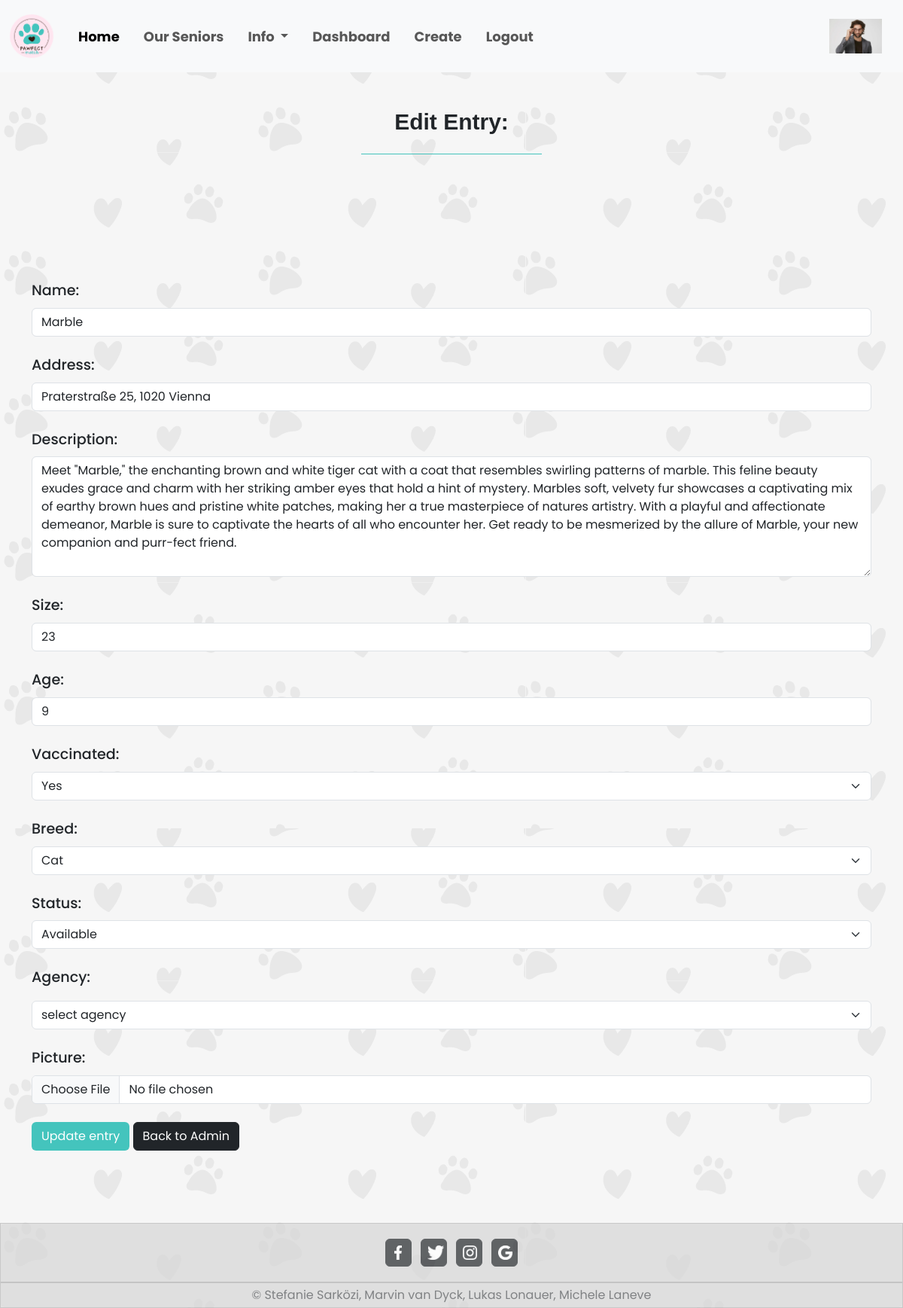
/Project_Week_BE/php/edit.php?x=1 (signed in), run on the app's committed database.
### tables this page shows
CREATE TABLE `users` (
  `id` int(11) NOT NULL,
  `first_name` varchar(40) NOT NULL,
  `last_name` varchar(40) NOT NULL,
  `password` varchar(255) NOT NULL,
  `address` varchar(80) NOT NULL,
  `phone` int(15) NOT NULL,
  `email` varchar(50) NOT NULL,
  `picture` varchar(100) DEFAULT NULL,
  `status` varchar(10) NOT NULL DEFAULT 'user'
);

CREATE TABLE `animals` (
  `id` int(11) NOT NULL,
  `name` varchar(30) NOT NULL,
  `picture` varchar(100) DEFAULT NULL,
  `address` varchar(60) NOT NULL,
  `description` varchar(10000) NOT NULL,
  `size` varchar(20) NOT NULL,
  `age` varchar(30) NOT NULL,
  `vaccinated` varchar(3) NOT NULL,
  `breed` varchar(30) NOT NULL,
  `status` tinyint(1) NOT NULL,
  `agency_id_fk` int(11) NOT NULL,
  `price` varchar(50) DEFAULT NULL
);

### Project_Week_BE/php/edit.php (the view, shortened to what this page needs)
<?php
    require_once "footer.php";
    require_once "navbar.php";
    require_once "db_connect.php";
    $agencyForm = "";
    $agencyForm2 = "";
    if(isset($_SESSION["adm"])){
        $agencyForm="
        <div class='mb-4'>
            <label for='agencyID' class='form-label'>Agency:</label>
                <select id='agencyID' class='form-select mt-2' name='agencyID'>
                    <option value=''>select agency</option>";
        $agencyForm2 = "
                    </select>
            </div>";
    }
    $id = $_GET["x"];
    $sql = "SELECT * FROM animals WHERE id = $id";
    $result = mysqli_query($connect, $sql);
    $row = mysqli_fetch_assoc($result);
?>
<!DOCTYPE html>
<html lang="en">
<head>
    <link href="https://cdn.jsdelivr.net/npm/bootstrap@5.3.0/dist/css/bootstrap.min.css" rel="stylesheet">
</head>
<body>
    <?= $nav ?>
    <div class="text-center mt-5 mb-5">
        <h2 class="text-center " id="welcome">Edit Entry:</h2>
        <hr class="MLLine" style="width:20vw;">
    </div>
    <div class="container mt-5">
       <form method="POST" enctype="multipart/form-data">
           <div class="mb-4 mt-5">
               <label for="name" class= "form-label">Name: </label>
               <input  type="text" class="form-control" id="name" aria-describedby="name" name="name" value="<?= $row["name"] ?>">
            </div>
            <div class="mb-4">
                <label for="address" class="form-label">Address:</label>
                <input type="text" class="form-control"  id="address"  aria-describedby="address"  name="address" value="<?= $row["address"] ?>">
            </div>
            <div class="mb-4">
                <label for="description" class="form-label">Description:</label>
                <textarea type="text" style="height: 20vh;" class="form-control"  id="description"  aria-describedby="description"  name="description"><?= $row['description']?></textarea>
            </div>
            <div class="mb-4">
                <label for="size" class="form-label">Size:</label>
                <input type="text" class="form-control"  id="size"  aria-describedby="size"  name="size" value="<?= $row["size"] ?>">
            </div>
            <div class="mb-4">
                <label for="age" class="form-label">Age:</label>
                <input type="text" class="form-control"  id="age"  aria-describedby="age"  name="age" value="<?= $row["age"] ?>">
            </div>
            <div class="mb-4">
                <label for="vaccinated" class="form-label">Vaccinated:</label>
                <select class="form-select form-select mb-3" aria-label="vaccinated" name="vaccinated" id="vaccinated" >
                    <option selected value="Yes">Yes</option>
                </select>
            </div>
            <div class="mb-4">
                <label for="breed" class="form-label">Breed:</label>
                <select class="form-select form-select mb-3" aria-label="breed" name="breed" id="breed" >
                    <option selected value="Cat">Cat</option>
                </select>
            </div>
            <div class="mb-4">
                <label for="status" class="form-label">Status:</label>
                <select class="form-select form-select mb-3" aria-label="status" name="status" id="status" >
                    <option selected value="1">Available</option>
                </select>
            </div>
            <?= $agencyForm ?>
            <?= $agencyForm2 ?>
           <div class="mb-4">
                <label for="picture" class="form-label">Picture:</label>
                <input type = "file" class="form-control" id="picture" aria-describedby="picture"   name="picture">
            </div>
            <button name="update" type="submit" class="btn text-white mb-5" id="upBtn">Update entry</button>
            <a href="home.php" class="btn btn-dark mb-5">Back to Admin</a>
        </form>
    </div>
    <?= $footer ?>
</body>
</html>

### Project_Week_BE/php/navbar.php (shortened to what this page needs)
<?php
    require_once "db_connect.php";
    $dashboard = "";
    $log = "
        <li class='nav-item'>
            <a class='nav-link' href='logout.php?logout'>Logout</a>
        </li>";
    if (!isset($_SESSION["user"]) && !isset($_SESSION["adm"]) && !isset($_SESSION["shelter"])) {
        $userAcc = "
        <a class='navbar-brand' href='login.php'>
        <span class='text-black-50 fs-6'>Login</span>
        </a>";
        $log = "";
    } else {
        if (isset($_SESSION["shelter"])) {
            $sqlNav = "SELECT * FROM users WHERE id = {$_SESSION["shelter"]}";
            $dashboard = "
                <li class='nav-item me-3'>
                    <a class='nav-link' aria-current='page' href='agency.php'>Dashboard</a>
                </li>
                <li class='nav-item me-3'>
                    <a class='nav-link' aria-current='page' href='agencyNotifications.php'>Requests</a>
                </li>
                <li class='nav-item me-3'>
                    <a class='nav-link' aria-current='page' href='create.php'>Create</a>
                </li>";
        }
        if (isset($_SESSION["user"])) {
            $sqlNav = "SELECT * FROM users WHERE id = {$_SESSION["user"]}";
        }
        if (isset($_SESSION["adm"])) {
            $sqlNav = "SELECT * FROM users WHERE id = {$_SESSION["adm"]}";
            $dashboard = "
                <li class='nav-item me-3'>
                    <a class='nav-link' aria-current='page' href='dashboard.php'>Dashboard</a>
                </li>
                <li class='nav-item me-3'>
                    <a class='nav-link' aria-current='page' href='create.php'>Create</a>
                </li>";
        }
        $resultNav = mysqli_query($connect, $sqlNav);
        $rowNav = mysqli_fetch_assoc($resultNav);
        $userAcc = "
        <a class='navbar-brand' href='update.php?id={$rowNav["id"]}'>
            <img src='../images/{$rowNav["picture"]}' class='object-fit-contain' alt='user pic' width='70' height='70'>
        </a>";
    }
    $nav = "
    <nav class='navbar navbar-expand-lg bg-body-tertiary'>
    <div class='container-fluid'>
        <a class='navbar-brand' href='home.php'>
            <img src='../images/logo.png' alt='logo' style='width: 5vw;'>
        </a>
        <ul class='navbar-nav me-auto mb-2 mb-lg-0 navText'>
            <li class='nav-item ms-2 me-3'>
                <a class='nav-link active' aria-current='page' href='home.php'>Home</a>
            </li>
            <li class='nav-item  me-3'>
                <a class='nav-link' href='senior.php'>Our Seniors</a>
            </li>
            <li class='nav-item dropdown me-3'>
                <a class='nav-link dropdown-toggle' href='#' role='button' data-bs-toggle='dropdown' aria-expanded='false'>
                    Info
                </a>
                <ul class='dropdown-menu'>
                    <li><a class='dropdown-item' href='resourceLibrary.php'>Resource Library</a></li>
                    <li><a class='dropdown-item' href='faq.php'>FAQ</a></li>
                    <li><a class='dropdown-item' href='about.php'>About us</a></li>
                </ul>
            </li>
            {$dashboard}
            {$log}
        </ul>
        {$userAcc}
    </div>
    </nav>";
?>

### Project_Week_BE/css/update.css (style rules this page uses)
#upBtn { background-color: #44c4bd; }
label { font-weight:500; font-size: larger; }

### Project_Week_BE/css/home.css (style rules this page uses)
* { font-family: 'Poppins', sans-serif; }
body { min-height: 100vh; background-image:url(../images/bg.png); background-size:auto; }
.navbar { font-size: 1.5vw; }
.navText { font-weight: 700; font-style: normal; }
#welcome { font-family: "marvin-round", sans-serif; font-weight: 600; font-style: normal; font-size: 2.5vw; }
.MLLine { display: inline-flex; justify-self: center; align-self: center; color: #44c4bd; opacity: 100%; }
#upBtn { background-color: #44c4bd; }
body { display: flex; flex-direction: column; min-height: 100vh; margin: 0; }

### data on the page
users: picture (picture)
animals: name "Marble", address "Praterstraße 25, 1020 Vienna", description "Meet \"Marble,\" the enchanting brown and white tiger cat with a coat that resembles swirling patterns of marble. This feline beauty exudes grace and charm with her striking amber eyes that hold a hint of mystery. Marbles soft, velvety fur showcases a captivating mix of earthy brown hues and pristine white patches, making her a true masterpiece of natures artistry. With a playful and affectionate demeanor, Marble is sure to captivate the hearts of all who encounter her. Get ready to be mesmerized by the allure of Marble, your new companion and purr-fect friend.", size "23", age "9"
